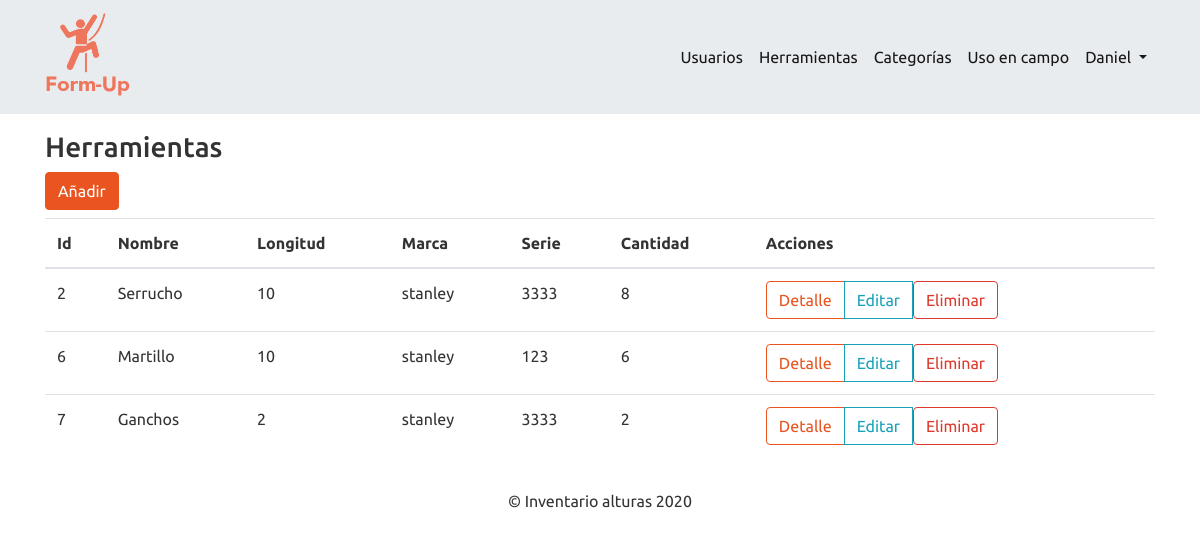
Page /index.php?controller=tools&action=index (signed in) on the committed database.
### tables this page shows
CREATE TABLE `herramientas` (
  `id` int(11) NOT NULL,
  `nombre` varchar(200) NOT NULL,
  `marca` varchar(200) NOT NULL,
  `longitud` int(11) NOT NULL,
  `serie` int(11) NOT NULL,
  `descripcion` varchar(250) NOT NULL,
  `cantidad` int(11) NOT NULL,
  `foto` varchar(255) DEFAULT NULL,
  `entidad_cert` varchar(255) DEFAULT NULL,
  `fecha_fbc` text DEFAULT NULL,
  `norma_cert` text DEFAULT NULL,
  `vencimiento` text DEFAULT NULL
);

### controllers/ToolsController.php (called while the page is built, shortened)
<?php
class ToolsController extends BaseController{
    public function index()
    {
        $herramienta_obj  = new Tool();
        $all_herramientas = $herramienta_obj->getAll();
        require_once 'views/dashboard/tools/index.php';
    }
}

### core/Connection.php (called while the page is built, shortened)
<?php
abstract class Connection
{
    public function __construct()
    {
        try
        {
            $this->dbConnection = new PDO(DB_DRIVER . ':host=' . DB_HOST . ';dbname=' . DB_NAME, DB_USER, DB_PASS);
        } catch (PDOException $ex) {
            echo $ex->getMessage();
            die();
        }
    }
}
?>

### models/Tool.php (called while the page is built, shortened)
<?php
 class Tool extends BaseModel
 {
    public function __construct($id=null,$nombre=null,$marca=null,$longitud=null,$serie=null,$descripcion=null,$cantidad=null,$foto=null,$entidad_cert=null,$fecha_fbc=null,$norma_cert=null,$vencimiento=null)
    {
        $this->table="herramientas";
    }
 }

### core/BaseModel.php (called while the page is built, shortened)
<?php
class BaseModel extends Connection
{
    protected $table;
    public function getAll()
    {
        try {
            $sql = $this->dbConnection->prepare("SELECT * FROM ".$this->table);
            $sql->execute();
            $resultSet = null;
            while ($row = $sql->fetch(PDO::FETCH_OBJ)) {
                $resultSet[] = $row;
            }
            return $resultSet;
        } catch (PDOException $ex) {
            echo $ex->getMessage();
            die();
        }
    }
}
?>

### views/dashboard/tools/index.php (the view, shortened to what this page needs)
<?php include_once 'views/layouts/header.php' ?>
<?php include_once 'views/layouts/navbar.php' ?>
<div class="container my-3">
    <div class="row">
        <div class="col">
            <h3>Herramientas</h3>
        </div>
    </div>
    <div class="row">
        <div class="col">
        <?php if($_SESSION['rol_id']==1){?>
            <a href="index.php?controller=tools&action=create" class="btn btn-primary mb-2">Añadir</a>
        <?php } ?>
            <table class="table" id="table">
                <thead>
                    <tr>
                        <th>Id</th>
                        <th>Nombre</th>
                        <th>Longitud</th>
                        <th>Marca</th>
                        <th>Serie</th>
                        <th>Cantidad</th>
                        <th>Acciones</th>
                    </tr>
                </thead>
                <tbody>
                    <?php if(count($all_herramientas)>0){?>
                        <?php foreach($all_herramientas as $row){?>
                            <tr>
                                <td><?php echo $row->id ?></td>
                                <td><?php echo $row->nombre ?></td>
                                <td><?php echo $row->longitud ?></td>
                                <td><?php echo $row->marca ?></td>
                                <td><?php echo $row->serie ?></td>
                                <td><?php echo $row->cantidad ?></td>
                                <td>
                                    <div class="btn-group" role="group" aria-label="Basic example">
                                        <a href="index.php?controller=tools&action=detail&id=<?php echo $row->id ?>" class="btn btn-outline-primary">Detalle</a>
                                    <?php if($_SESSION['rol_id']==1){?>
                                        <a href="index.php?controller=tools&action=edit&id=<?php echo $row->id ?>" class="btn btn-outline-info">Editar</a>
                                        <div class="dropdown">
                                        <button class="btn btn-outline-danger" type="button" id="dropdownMenuButton" data-toggle="dropdown" aria-haspopup="true" aria-expanded="false">
                                            Eliminar
                                        </button>
                                    </div>
                                    <?php } ?>
                                    </div>
                                </td>
                            </tr>
                        <?php }?>
                    <?php }?>
                </tbody>
            </table>
        </div>
    </div>
</div>
<?php include_once 'views/layouts/footer.php' ?>

### rows in the picture
herramientas: id "2", nombre "Serrucho", longitud "10", marca "stanley", serie "3333", cantidad "8"
herramientas: id "6", nombre "Martillo", longitud "10", marca "stanley", serie "123", cantidad "6"
herramientas: id "7", nombre "Ganchos", longitud "2", marca "stanley", serie "3333", cantidad "2"

### other values in the picture
$_SESSION['username'] "Daniel"
